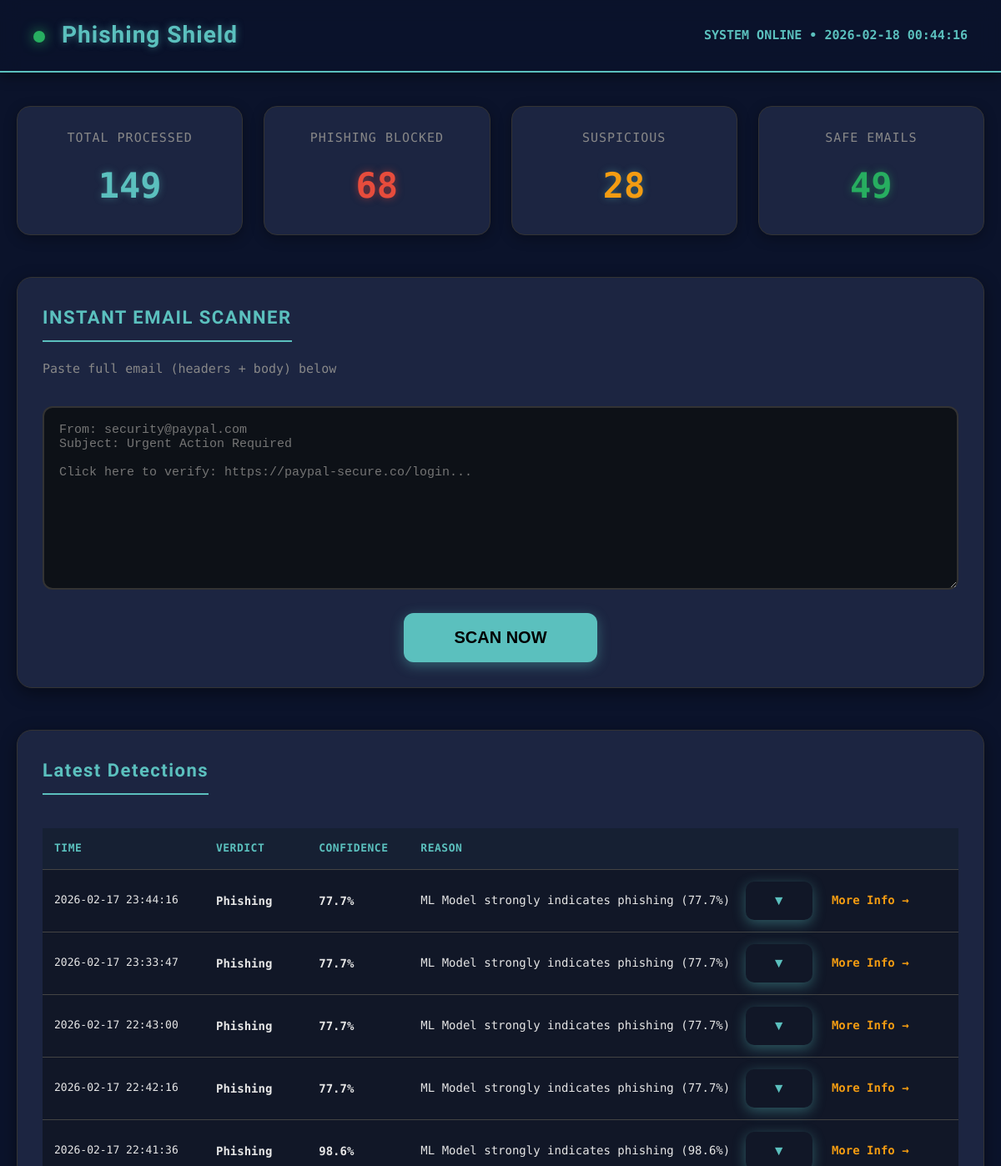
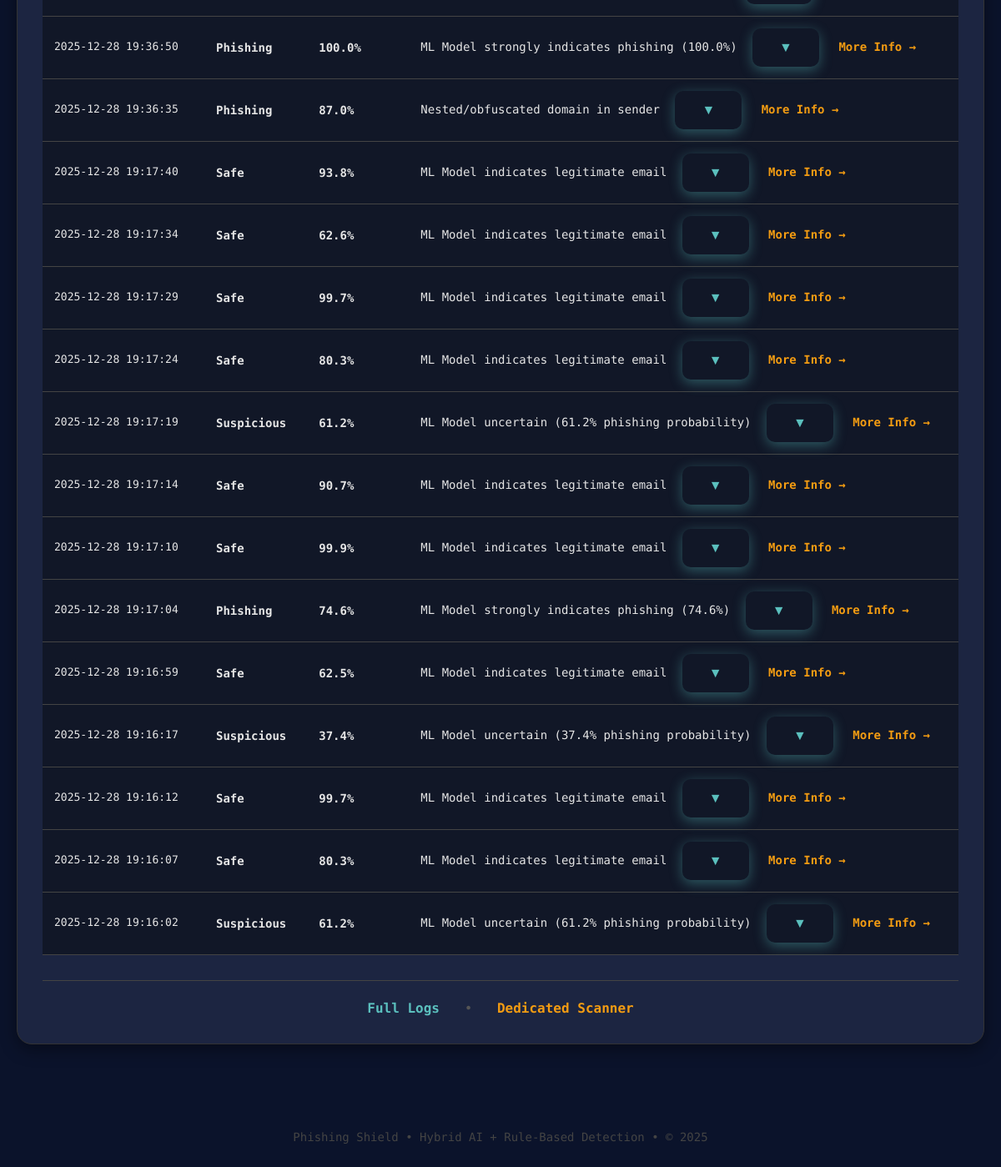
The page / on the database its author committed (2 pictures, top to bottom).
### tables this page shows
CREATE TABLE email_logs (
        id INTEGER PRIMARY KEY AUTOINCREMENT,
        timestamp TEXT NOT NULL,
        email_text TEXT,           -- Truncated for performance
        label TEXT NOT NULL,
        confidence REAL,           -- 0.0 to 1.0 or NULL
        reason TEXT,
        ip_address TEXT DEFAULT 'unknown',
        user_agent TEXT DEFAULT 'unknown'
    , shap_data TEXT DEFAULT NULL);

### app/routes.py (the view)
@main.route("/", methods=["GET", "POST"])
def index():
    stats = get_stats()
    logs = get_recent_logs(20)
    return render_template(
        "index.html",
        logs=logs,
        stats=stats,
        datetime=datetime
    )

### engine/logger.py (called while the page is built)
def get_conn() -> sqlite3.Connection:
    conn = sqlite3.connect(DB_PATH, check_same_thread=False, timeout=10.0)
    conn.row_factory = sqlite3.Row
    conn.execute("PRAGMA journal_mode=WAL")   # Better concurrency
    conn.execute("PRAGMA foreign_keys=ON")
    return conn

def get_recent_logs(limit: int = 50) -> List[Dict[str, Any]]:
    limit = min(max(limit, 1), 1000)
    with get_conn() as conn:
        cursor = conn.execute(
            "SELECT * FROM email_logs ORDER BY id DESC LIMIT ?",
            (limit,)
        )
        logs = [dict(row) for row in cursor.fetchall()]
    return logs

def get_stats() -> Dict[str, int]:
    with get_conn() as conn:
        cursor = conn.execute("""
            SELECT label, COUNT(*) as count
            FROM email_logs
            GROUP BY label
        """)
        rows = cursor.fetchall()
        stats = {
            "total": 0,
            "Phishing": 0,
            "Safe": 0,
            "Suspicious": 0,
            "Error": 0
        }
        total = 0
        for row in rows:
            label = row["label"]
            count = row["count"]
            if label in stats:
                stats[label] = count
            else:
                stats["Safe"] += count
            total += count
        stats["total"] = total
        return stats

### app/templates/index.html (shortened to what this page needs)
<!DOCTYPE html>
<html lang="en">
<head>
    {% set now = datetime.now() %}
    <link rel="stylesheet" href="{{ url_for('static', filename='style.css') }}">
</head>
<body>
    <nav>
        <div class="logo">
            <span class="status-dot"></span>
            Phishing Shield
        </div>
        <div style="color: var(--primary); font-weight: 600; font-size: 15px;">
            SYSTEM ONLINE • {{ now.strftime("%Y-%m-%d %H:%M:%S") }}
        </div>
    </nav>
    <div class="container">
        <div class="kpi-box">
            <div class="kpi">
                <div class="kpi-title">Total Processed</div>
                <div class="kpi-value">{{ "{:,}".format(stats.total) }}</div>
            </div>
            <div class="kpi">
                <div class="kpi-title">Phishing Blocked</div>
                <div class="kpi-value text-red">{{ "{:,}".format(stats.Phishing) }}</div>
            </div>
            <div class="kpi">
                <div class="kpi-title">Suspicious</div>
                <div class="kpi-value text-yellow">{{ "{:,}".format(stats.Suspicious|default(0)) }}</div>
            </div>
            <div class="kpi">
                <div class="kpi-title">Safe Emails</div>
                <div class="kpi-value text-green">{{ "{:,}".format(stats.Safe) }}</div>
            </div>
        </div>
        <div class="card">
            <h3>INSTANT EMAIL SCANNER</h3>
            <p style="color:#888; margin-bottom:18px; font-size:15px;">Paste full email (headers + body) below</p>
            <textarea id="emailInput"
                placeholder="From: security@paypal.com&#10;Subject: Urgent Action Required&#10;&#10;Click here to verify: https://paypal-secure.co/login..."></textarea>
            <div style="text-align:center;"><button id="checkBtn">SCAN NOW</button></div>
        </div>
        <div class="card" style="margin-top: 50px;">
            <h3>Latest Detections</h3>
            {% if logs %}
            <div style="overflow-x:auto;">
                <table>
                    <thead>
                        <tr>
                            <th>Time</th>
                            <th>Verdict</th>
                            <th>Confidence</th>
                            <th>Reason</th>
                        </tr>
                    </thead>
                    <tbody>
                        {% for log in logs %}
                        <tr
                            class="{{ 'phishing' if log.label == 'Phishing' else 'suspicious' if log.label == 'Suspicious' else 'safe' }}">
                            <td style="font-size:13px;">{{ log.timestamp }}</td>
                            <td><strong>{{ log.label }}</strong></td>
                            <td>{% if log.confidence %}<strong>{{ "%.1f"|format(log.confidence * 100) }}%</strong>{%
                                else %}—{% endif %}</td>
                            <td style="max-width:600px; word-break:break-all; line-height:1.6;">
                                {{ log.reason | safe }}
                                {% if log.shap_data %}
                                <button class="expand-arrow" onclick="showMetaChart('{{ log.id }}', this)">▼</button>
                                <a href="/detail/{{ log.id }}" class="more-info-btn">More Info →</a>
                                {% endif %}
                            </td>
                        </tr>
                        {% endfor %}
                    </tbody>
                </table>
            </div>
            {% else %}
            <p style="text-align:center; padding:80px; color:#666;">No activity yet. Start scanning!</p>
            {% endif %}
            <div style="text-align:center; margin-top:30px; padding-top:20px; border-top:1px solid #444;">
                <a href="/logs" style="color:var(--primary); margin:0 20px; font-weight:600;">Full Logs</a>
                <span style="color:#555;">•</span>
                <a href="/scan" style="color:#f39c12; margin:0 20px; font-weight:600;">Dedicated Scanner</a>
            </div>
        </div>
        <div style="text-align:center; margin:100px 0 40px; color:#444; font-size:14px;">
            Phishing Shield • Hybrid AI + Rule-Based Detection • © 2025
        </div>
    </div>
</body>
</html>

### app/static/style.css (style rules this page uses)
*, *::before, *::after { box-sizing: border-box; }
body { margin: 0; font-family: 'Segoe UI', Tahoma, Geneva, Verdana, sans-serif; background: #0b132b; color: #e6e6e6; line-height: 1.6; min-height: 100vh; }
nav { background: #1c2541; padding: 18px 30px; box-shadow: 0 4px 15px rgba(0, 0, 0, 0.4); position: sticky; top: 0; z-index: 100; display: flex; align-items: center; justify-content: space-between; }
nav .logo { font-size: 28px; font-weight: 900; color: #5bc0be; letter-spacing: 1px; text-shadow: 0 0 10px rgba(91, 192, 190, 0.5); }
.container { max-width: 1300px; margin: 40px auto; padding: 0 20px; }
.kpi-box { display: grid; grid-template-columns: repeat(auto-fit, minmax(240px, 1fr)); gap: 20px; margin-bottom: 30px; }
.kpi { background: linear-gradient(135deg, #1c2541, #162033); padding: 25px; border-radius: 16px; text-align: center; transition: all 0.3s ease; box-shadow: 0 5px 15px rgba(0, 0, 0, 0.3); border: 1px solid #2d3a5c; }
.kpi-title { font-size: 15px; color: #a0b5cc; text-transform: uppercase; letter-spacing: 1px; margin-bottom: 8px; }
.kpi-value { font-size: 36px; font-weight: 900; color: #5bc0be; text-shadow: 0 0 10px rgba(91, 192, 190, 0.4); }
.text-red { color: #e74c3c !important; }
.text-yellow { color: #f39c12 !important; }
.text-green { color: #27ae60 !important; }
.card { background: #1c2541; padding: 28px; border-radius: 16px; box-shadow: 0 6px 20px rgba(0, 0, 0, 0.35); border: 1px solid #2d3a5c; margin-bottom: 25px; }
.card h3 { margin: 0 0 20px 0; color: #5bc0be; font-size: 22px; font-weight: 700; border-bottom: 2px solid #5bc0be; padding-bottom: 10px; display: inline-block; }
table { width: 100%; border-collapse: collapse; margin-top: 15px; font-size: 14px; }
th, td { padding: 14px 16px; text-align: left; border-bottom: 1px solid #333; }
th { background: #192236; color: #5bc0be; font-weight: 600; text-transform: uppercase; font-size: 13px; letter-spacing: 0.5px; }
td { background: #111727; }
tr.phishing { background: #3a1f24; }
tr.suspicious { background: #3a2f1f; }
tr.safe { background: #1f3a2f; }
textarea { width: 100%; height: 220px; padding: 18px; background: #111727; border: 2px solid #2d3a5c; border-radius: 12px; color: white; font-family: 'Courier New', monospace; font-size: 15px; margin: 15px 0; resize: vertical; transition: border 0.3s; }
button { padding: 14px 32px; background: #5bc0be; color: #0b132b; border: none; border-radius: 10px; font-weight: bold; font-size: 16px; cursor: pointer; transition: all 0.3s; box-shadow: 0 4px 15px rgba(91, 192, 190, 0.4); }
a { color: #5bc0be; text-decoration: none; font-weight: 600; }
.expand-arrow { background: none; border: none; color: var(--primary); font-size: 16px; cursor: pointer; margin-left: 10px; vertical-align: middle; }
.more-info-btn { color: var(--yellow); font-weight: 600; margin-left: 15px; text-decoration: none; }

### rows shown on the page
email_logs: timestamp "2026-02-17 23:44:16", label "Phishing", log.confidence*100 "77.7", reason "ML Model strongly indicates phishing (77.7%)"
email_logs: timestamp "2026-02-17 23:33:47", label "Phishing", log.confidence*100 "77.7", reason "ML Model strongly indicates phishing (77.7%)"
email_logs: timestamp "2026-02-17 22:43:00", label "Phishing", log.confidence*100 "77.7", reason "ML Model strongly indicates phishing (77.7%)"
email_logs: timestamp "2026-02-17 22:42:16", label "Phishing", log.confidence*100 "77.7", reason "ML Model strongly indicates phishing (77.7%)"
email_logs: timestamp "2026-02-17 22:41:36", label "Phishing", log.confidence*100 "98.6", reason "ML Model strongly indicates phishing (98.6%)"
email_logs: timestamp "2025-12-28 19:36:50", label "Phishing", log.confidence*100 "100.0", reason "ML Model strongly indicates phishing (100.0%)"
email_logs: timestamp "2025-12-28 19:36:35", label "Phishing", log.confidence*100 "87.0", reason "Nested/obfuscated domain in sender"
email_logs: timestamp "2025-12-28 19:17:40", label "Safe", log.confidence*100 "93.8", reason "ML Model indicates legitimate email"
email_logs: timestamp "2025-12-28 19:17:34", label "Safe", log.confidence*100 "62.6", reason "ML Model indicates legitimate email"
email_logs: timestamp "2025-12-28 19:17:29", label "Safe", log.confidence*100 "99.7", reason "ML Model indicates legitimate email"
email_logs: timestamp "2025-12-28 19:17:24", label "Safe", log.confidence*100 "80.3", reason "ML Model indicates legitimate email"
email_logs: timestamp "2025-12-28 19:17:19", label "Suspicious", log.confidence*100 "61.2", reason "ML Model uncertain (61.2% phishing probability)"
email_logs: timestamp "2025-12-28 19:17:14", label "Safe", log.confidence*100 "90.7", reason "ML Model indicates legitimate email"
email_logs: timestamp "2025-12-28 19:17:10", label "Safe", log.confidence*100 "99.9", reason "ML Model indicates legitimate email"
email_logs: timestamp "2025-12-28 19:17:04", label "Phishing", log.confidence*100 "74.6", reason "ML Model strongly indicates phishing (74.6%)"
email_logs: timestamp "2025-12-28 19:16:59", label "Safe", log.confidence*100 "62.5", reason "ML Model indicates legitimate email"
email_logs: timestamp "2025-12-28 19:16:17", label "Suspicious", log.confidence*100 "37.4", reason "ML Model uncertain (37.4% phishing probability)"
email_logs: timestamp "2025-12-28 19:16:12", label "Safe", log.confidence*100 "99.7", reason "ML Model indicates legitimate email"
email_logs: timestamp "2025-12-28 19:16:07", label "Safe", log.confidence*100 "80.3", reason "ML Model indicates legitimate email"
email_logs: timestamp "2025-12-28 19:16:02", label "Suspicious", log.confidence*100 "61.2", reason "ML Model uncertain (61.2% phishing probability)"

### other values the page prints
{{ "{:,}".format(stats.total) }} "149"
{{ "{:,}".format(stats.Phishing) }} "68"
{{ "{:,}".format(stats.Suspicious|default(0)) }} "28"
{{ "{:,}".format(stats.Safe) }} "49"
